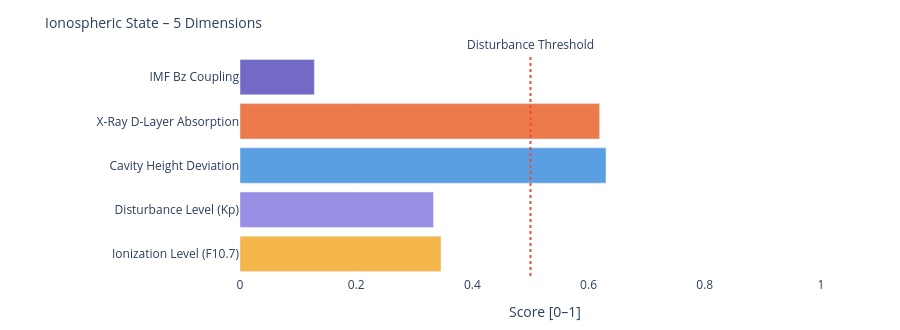

Here is the notebook cell this chart was saved with:
### Markdown cell above
---
### 📐 Systemic Insight: Geometric Cavity vs. Real Schumann Resonance

**Relevant for:** Layer 6 = delta analysis &nbsp;|&nbsp; Layer 7 = feature vector / system interpretation

A cavity height change from 80 km to 70 km shifts the **idealized geometric frequencies** only minimally:

| Modus | Aktuell | Referenz | Δ |
|-------|---------|----------|---|
| SR-1 | 10.4762 Hz | 10.4599 Hz | +16 mHz |
| SR-2 | 18.1452 Hz | 18.1171 Hz | +28 mHz |
| SR-3 | 25.6612 Hz | 25.6215 Hz | +40 mHz |
| SR-4 | 33.1285 Hz | 33.0772 Hz | +51 mHz |

The geometric effect is limited because 10 km is very small compared to Earth's radius (~6371 km).

**Consequence:** Real Schumann deviations are likely driven more strongly by **conductivity, damping, day/night structure, lightning distribution and source geometry** than by pure cavity height.

---

**Layer 6 compares:**
```
geometric Δ from Layer 4  vs.  observed Δ from real Schumann measurement data
```

**Layer 7 Feature:**
```
If real Δ >> geometric Δ  →  non-geometric factors dominant
```

### Code cell
# ============================================================
# IONOSPHERIC STATE – Summary gauge
# Five dimensions: ionization, disturbance, cavity height, X-Ray, Bz coupling
# ============================================================

def norm(v, lo, hi):
    if v is None: return None
    return round(max(0.0, min(1.0, (v - lo) / (hi - lo))), 3)

# Ionization level (F10.7 → F2-Layer)
ioniz = norm(f107_val, 60, 250)

# Disturbance level (Kp → E/F-Layer irregularities)
disturb = norm(kp_val, 0, 9)

# Cavity height deviation from reference (80 km)
h_dev = norm(abs(h_eff - 80), 0, 20)

# X-Ray ionization (D-Layer absorption)
xray_ioniz = None
if xray_now is not None:
    xray_ioniz = norm(math.log10(max(xray_now, 1e-9)) + 9, 0, 5)

# Bz coupling (southward Bz → stronger magnetosphere-ionosphere coupling)
bz_coupling = norm(-(bz_now or 0), -5, 30) if bz_now is not None else None

dims = [
    ('Ionization Level (F10.7)',    ioniz,      '#F2A623'),
    ('Disturbance Level (Kp)',      disturb,    '#7F77DD'),
    ('Cavity Height Deviation',     h_dev,      '#378ADD'),
    ('X-Ray D-Layer Absorption',    xray_ioniz, '#E85D24'),
    ('IMF Bz Coupling',             bz_coupling,'#534AB7'),
]

fig = go.Figure()
for name, val, col in dims:
    if val is not None:
        h = int(val * 20)
        bar = '█' * h + '░' * (20 - h)
        label = f'{name}:  {bar}  {val:.3f}'
    else:
        label = f'{name}:  {"─" * 20}  n/a'
    fig.add_trace(go.Bar(
        x=[val if val is not None else 0],
        y=[name],
        orientation='h',
        marker_color=col, opacity=0.82,
        showlegend=False
    ))

fig.add_vline(x=0.5, line_dash='dot', line_color='#e74c3c',
              annotation_text='Disturbance Threshold', annotation_position='top')
fig.update_layout(
    title=dict(text='Ionospheric State – 5 Dimensions', font=dict(size=14)),
    xaxis=dict(title='Score [0–1]', range=[0, 1.05]),
    height=330, plot_bgcolor='rgba(0,0,0,0)', paper_bgcolor='rgba(0,0,0,0)',
    margin=dict(l=240, r=50, t=55, b=40)
)
fig.show()

print(f'\nIonospheric state:')
for name, val, _ in dims:
    print(f'  {name:<35} {val:.3f}' if val is not None else f'  {name:<35} n/a')

### Figure 1 — Plotly figure (JSON) as saved in the notebook; plotly's stock layout.template omitted (floating-point values rounded to 4 significant figures)
{"data": [{"marker": {"color": "#F2A623"}, "opacity": 0.82, "orientation": "h", "showlegend": false, "type": "bar", "x": [0.346], "y": ["Ionization Level (F10.7)"]}, {"marker": {"color": "#7F77DD"}, "opacity": 0.82, "orientation": "h", "showlegend": false, "type": "bar", "x": [0.333], "y": ["Disturbance Level (Kp)"]}, {"marker": {"color": "#378ADD"}, "opacity": 0.82, "orientation": "h", "showlegend": false, "type": "bar", "x": [0.63], "y": ["Cavity Height Deviation"]}, {"marker": {"color": "#E85D24"}, "opacity": 0.82, "orientation": "h", "showlegend": false, "type": "bar", "x": [0.619], "y": ["X-Ray D-Layer Absorption"]}, {"marker": {"color": "#534AB7"}, "opacity": 0.82, "orientation": "h", "showlegend": false, "type": "bar", "x": [0.128], "y": ["IMF Bz Coupling"]}], "layout": {"annotations": [{"showarrow": false, "text": "Disturbance Threshold", "x": 0.5, "xanchor": "center", "xref": "x", "y": 1, "yanchor": "bottom", "yref": "y domain"}], "height": 330, "margin": {"b": 40, "l": 240, "r": 50, "t": 55}, "paper_bgcolor": "rgba(0,0,0,0)", "plot_bgcolor": "rgba(0,0,0,0)", "shapes": [{"line": {"color": "#e74c3c", "dash": "dot"}, "type": "line", "x0": 0.5, "x1": 0.5, "xref": "x", "y0": 0, "y1": 1, "yref": "y domain"}], "title": {"font": {"size": 14}, "text": "Ionospheric State – 5 Dimensions"}, "xaxis": {"range": [0, 1.05], "title": {"text": "Score [0–1]"}}}}
